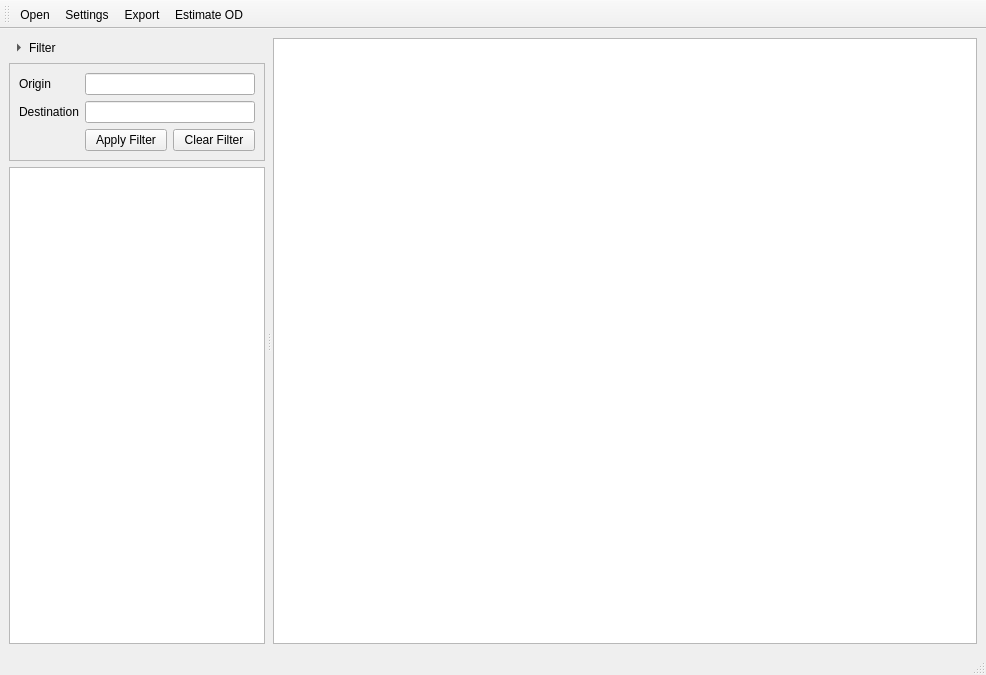
<?xml version="1.0" encoding="UTF-8"?>
<ui version="4.0">
 <class>MainWindow</class>
 <widget class="QMainWindow" name="MainWindow">
  <property name="geometry">
   <rect>
    <x>0</x>
    <y>0</y>
    <width>986</width>
    <height>675</height>
   </rect>
  </property>
  <property name="sizePolicy">
   <sizepolicy hsizetype="Preferred" vsizetype="Preferred">
    <horstretch>0</horstretch>
    <verstretch>0</verstretch>
   </sizepolicy>
  </property>
  <property name="maximumSize">
   <size>
    <width>16777215</width>
    <height>16777215</height>
   </size>
  </property>
  <property name="windowTitle">
   <string>Jodeln</string>
  </property>
  <widget class="QWidget" name="centralwidget">
   <property name="sizePolicy">
    <sizepolicy hsizetype="Preferred" vsizetype="Preferred">
     <horstretch>0</horstretch>
     <verstretch>0</verstretch>
    </sizepolicy>
   </property>
   <layout class="QVBoxLayout" name="verticalLayout_2">
    <item>
     <widget class="QSplitter" name="splitter">
      <property name="styleSheet">
       <string notr="true">QSplitter::handle {
         image: url(:/theme/splitter_handle.png);
}</string>
      </property>
      <property name="orientation">
       <enum>Qt::Horizontal</enum>
      </property>
      <property name="handleWidth">
       <number>8</number>
      </property>
      <widget class="QWidget" name="layoutWidget">
       <layout class="QVBoxLayout" name="verticalLayout">
        <item>
         <widget class="QToolButton" name="filterToggle">
          <property name="autoFillBackground">
           <bool>false</bool>
          </property>
          <property name="styleSheet">
           <string notr="true">QToolButton { border: none; }</string>
          </property>
          <property name="text">
           <string>Filter</string>
          </property>
          <property name="checkable">
           <bool>true</bool>
          </property>
          <property name="checked">
           <bool>false</bool>
          </property>
          <property name="toolButtonStyle">
           <enum>Qt::ToolButtonTextBesideIcon</enum>
          </property>
          <property name="autoRaise">
           <bool>false</bool>
          </property>
          <property name="arrowType">
           <enum>Qt::RightArrow</enum>
          </property>
         </widget>
        </item>
        <item>
         <widget class="QFrame" name="frame">
          <property name="frameShape">
           <enum>QFrame::StyledPanel</enum>
          </property>
          <property name="frameShadow">
           <enum>QFrame::Raised</enum>
          </property>
          <layout class="QFormLayout" name="formLayout">
           <item row="0" column="0">
            <widget class="QLabel" name="label">
             <property name="layoutDirection">
              <enum>Qt::LeftToRight</enum>
             </property>
             <property name="text">
              <string>Origin</string>
             </property>
            </widget>
           </item>
           <item row="0" column="1">
            <widget class="QLineEdit" name="leFilter1"/>
           </item>
           <item row="1" column="0">
            <widget class="QLabel" name="label_2">
             <property name="text">
              <string>Destination</string>
             </property>
            </widget>
           </item>
           <item row="1" column="1">
            <widget class="QLineEdit" name="leFilter2"/>
           </item>
           <item row="2" column="1">
            <layout class="QHBoxLayout" name="horizontalLayout_2">
             <item>
              <widget class="QPushButton" name="pbFilterApply">
               <property name="text">
                <string>Apply Filter</string>
               </property>
              </widget>
             </item>
             <item>
              <widget class="QPushButton" name="pbFilterClear">
               <property name="text">
                <string>Clear Filter</string>
               </property>
              </widget>
             </item>
            </layout>
           </item>
          </layout>
         </widget>
        </item>
        <item>
         <widget class="QTableView" name="tblOD">
          <property name="sizePolicy">
           <sizepolicy hsizetype="Expanding" vsizetype="Expanding">
            <horstretch>0</horstretch>
            <verstretch>0</verstretch>
           </sizepolicy>
          </property>
         </widget>
        </item>
       </layout>
      </widget>
      <widget class="SchematicView" name="gvSchematic">
       <property name="sizePolicy">
        <sizepolicy hsizetype="Expanding" vsizetype="Expanding">
         <horstretch>1</horstretch>
         <verstretch>0</verstretch>
        </sizepolicy>
       </property>
      </widget>
     </widget>
    </item>
   </layout>
  </widget>
  <widget class="QStatusBar" name="statusbar"/>
  <widget class="QToolBar" name="toolBar">
   <property name="windowTitle">
    <string>toolBar</string>
   </property>
   <attribute name="toolBarArea">
    <enum>TopToolBarArea</enum>
   </attribute>
   <attribute name="toolBarBreak">
    <bool>false</bool>
   </attribute>
   <addaction name="actionOpen"/>
   <addaction name="actionSettings"/>
   <addaction name="actionExport"/>
   <addaction name="actionEstimate_OD"/>
  </widget>
  <action name="actionOpen">
   <property name="text">
    <string>Open</string>
   </property>
   <property name="toolTip">
    <string>Open Network</string>
   </property>
  </action>
  <action name="actionSettings">
   <property name="text">
    <string>Settings</string>
   </property>
   <property name="toolTip">
    <string>Settings</string>
   </property>
  </action>
  <action name="actionExport">
   <property name="text">
    <string>Export</string>
   </property>
  </action>
  <action name="actionEstimate_OD">
   <property name="text">
    <string>Estimate OD</string>
   </property>
   <property name="toolTip">
    <string>View and Estimate OD</string>
   </property>
  </action>
 </widget>
 <customwidgets>
  <customwidget>
   <class>SchematicView</class>
   <extends>QGraphicsView</extends>
   <header>.schematic_view</header>
  </customwidget>
 </customwidgets>
 <resources>
  <include location="resources.qrc"/>
 </resources>
 <connections/>
</ui>
